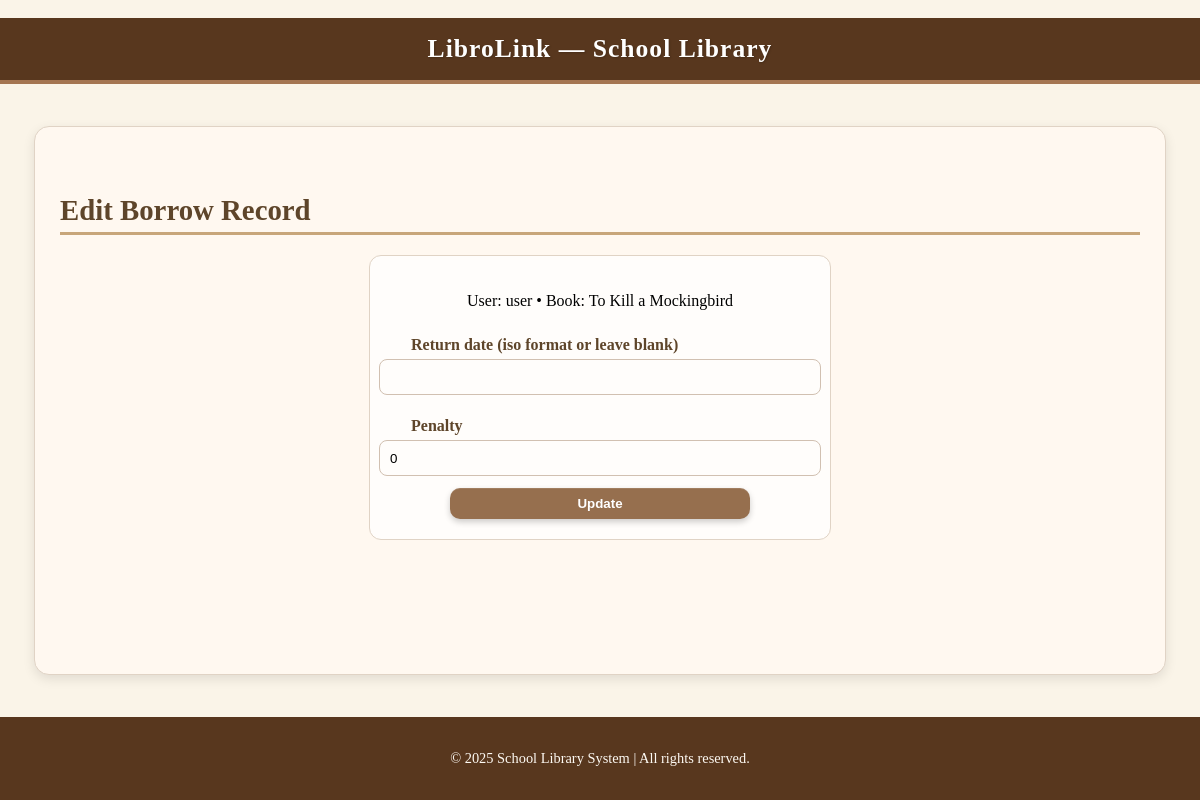
Screenshot of /admin/borrow_records/edit/2 (signed in) with the database file from the repository.
### tables this page shows
CREATE TABLE users (
    id INTEGER PRIMARY KEY AUTOINCREMENT,
    fullname TEXT,
    username TEXT UNIQUE NOT NULL,
    password TEXT NOT NULL,
    role TEXT NOT NULL DEFAULT 'user'
);

CREATE TABLE books (
    id INTEGER PRIMARY KEY AUTOINCREMENT,
    title TEXT NOT NULL,
    author TEXT,
    available INTEGER DEFAULT 1
);

CREATE TABLE borrow_records (
    id INTEGER PRIMARY KEY AUTOINCREMENT,
    user_id INTEGER NOT NULL,
    book_id INTEGER NOT NULL,
    borrow_date TEXT NOT NULL,
    due_date TEXT NOT NULL,
    return_date TEXT,
    penalty REAL DEFAULT 0,
    FOREIGN KEY(user_id) REFERENCES users(id),
    FOREIGN KEY(book_id) REFERENCES books(id)
);

### app.py (the view, shortened to what this page needs)
@app.route('/admin/borrow_records/edit/<int:id>', methods=['GET', 'POST'])
def admin_edit_borrow(id):
    if session.get('role') != 'admin':
        flash("Admin only.")
        return redirect(url_for('login'))
    conn = get_db_connection()
    rec = conn.execute('SELECT br.*, u.username, b.title FROM borrow_records br JOIN users u ON br.user_id=u.id JOIN books b ON br.book_id=b.id WHERE br.id = ?', (id,)).fetchone()
    conn.close()
    return render_template('admin_edit_borrow.html', rec=rec)

### app.py (called while the page is built)
def get_db_connection():
    conn = sqlite3.connect(DB)
    conn.row_factory = sqlite3.Row
    return conn

### templates/admin_edit_borrow.html
{% extends 'base.html' %}
{% block content %}
<h2>Edit Borrow Record</h2>
<form method="POST" style="max-width:420px;">
  <p>User: {{ rec['username'] }} • Book: {{ rec['title'] }}</p>
  <label>Return date (iso format or leave blank)</label>
  <input name="return_date" value="{{ rec['return_date'] or '' }}">
  <label>Penalty</label>
  <input name="penalty" value="{{ rec['penalty'] or 0 }}">
  <button type="submit">Update</button>
</form>
{% endblock %}

### static/style.css (style rules this page uses)
body { font-family: 'Georgia', serif; background-color: #FAF4E8 !important; margin: 0; padding: 0; display: flex; flex-direction: column; min-height: 100vh; }
h2 { color: #5E452A; font-family: 'Times New Roman', serif; font-size: 1.8rem; margin-bottom: 15px; border-bottom: 3px solid #C8A67A; padding-bottom: 5px; }
a, button { background-color: #966F4E; color: white; border: none; padding: 0.5rem 0.9rem; border-radius: 10px; text-decoration: none; cursor: pointer; transition: all 0.3s ease; font-weight: bold; box-shadow: 0 3px 6px rgba(0,0,0,0.2), inset 0 1px 0 rgba(255, 255, 255, 0.1); }
form { margin: 20px auto; padding: 20px; border: 1px solid #E0D3C5; border-radius: 12px; background-color: #FFFDFB; max-width: 480px; display: flex; flex-direction: column; align-items: center; }
form label { display: block; margin-top: 10px; margin-bottom: 5px; font-weight: bold; color: #5E452A; align-self: flex-start; margin-left: 5%; }
input, select { padding: 0.6rem; border: 1px solid #D1C0B1; border-radius: 8px; background-color: #FFFDFB; width: 100%; margin-bottom: 12px; transition: border 0.3s ease, box-shadow 0.3s ease; }
form input[type="text"], form input[type="password"], form input[name="username"], form button { width: 90%; max-width: 300px; }

### rows the page displays
users: username "user"
books: title "To Kill a Mockingbird"
borrow_records: penalty "0"
